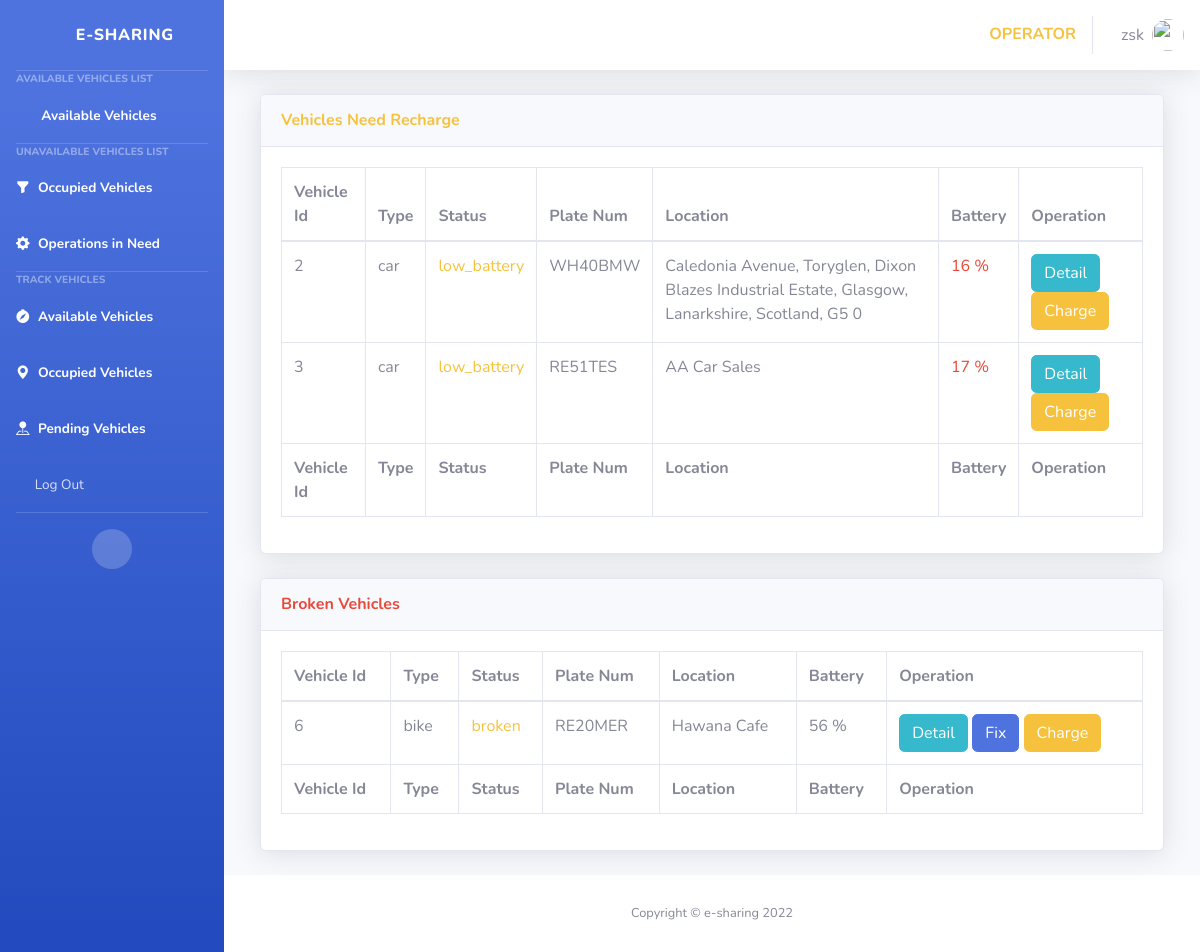
The app's page /operators/vehicles_deal/ (signed in) with its own data.
### e_portal/models.py (models this page shows)
class Vehicles(models.Model):
    name = models.CharField(max_length=128)
    type = models.CharField(max_length=8)
    cover = models.ImageField(upload_to='resources/img/covers', blank=True)
    color = models.CharField(max_length=8)
    plateNum = models.CharField(max_length=7)
    batteryPercentage = models.IntegerField(default=100)
    lastChargedTime = models.DateTimeField(auto_now=True)
    status = models.CharField(max_length=32, default='available')
    totalRentalHours = models.FloatField(default=0)
    locName = models.CharField(max_length=128)
    latitude = models.FloatField(default=0)
    longitude = models.FloatField(default=0)
    price = models.FloatField(default=0)
    description = models.TextField(blank=True, null=True)

### e_portal/views/operator.py (the view)
# urls.py: path("operators/vehicles_deal/", operator.getDealVehicles, name='vehicles_deal'),
def getDealVehicles(request):
    if request.method == "GET":
        data_low_battery = models.Vehicles.objects.filter(status="low_battery").all()
        data_broken = models.Vehicles.objects.filter(status="broken").all()
        return render(request, "operator/vehicles_deal.html", {"vehicles_low_battery": data_low_battery, "vehicles_broken": data_broken})

### templates/operator/vehicles_deal.html (shortened to what this page needs)
{% extends 'base_operator.html' %}
{% block content %}
<div class="container-fluid">
    <div class="card shadow mb-4">
        <div class="card-header py-3">
            <h6 class="m-0 font-weight-bold text-warning">Vehicles Need Recharge</h6>
        </div>
    {% if vehicles_low_battery %}
        <div class="card-body">
            <div class="table-responsive">
                <table class="table table-bordered" id="dataTable">
                    <thead>
                        <tr>
                            <th>Vehicle Id</th>
                            <th>Type</th>
                            <th>Status</th>
                            <th>Plate Num</th>
                            <th>Location</th>
                            <th>Battery</th>
                            <th>Operation</th>
                        </tr>
                    </thead>
                    <tfoot>
                        <tr>
                            <th>Vehicle Id</th>
                            <th>Type</th>
                            <th>Status</th>
                            <th>Plate Num</th>
                            <th>Location</th>
                            <th>Battery</th>
                            <th>Operation</th>
                        </tr>
                    </tfoot>
                    <tbody>
                    {% for vehicles in vehicles_low_battery %}
                        <tr>
                            <td>{{ vehicles.id }}</td>
                            <td>{{ vehicles.type }}</td>
                            <td class="text-warning">{{ vehicles.status }}</td>
                            <td>{{ vehicles.plateNum }}</td>
                            <td>{{ vehicles.locName }}</td>
                            <td class="text-danger">{{ vehicles.batteryPercentage }} %</td>
                            <td><a class="btn btn-info" href="{% url 'e_portal:operator_vehicle_detail' vehicles.id %}">Detail</a>
                                <button method="post" class="btn btn-warning" data-toggle="modal" data-target="#charge{{ vehicles.id }}">Charge</button>
                            </td>
                        </tr>
                    {% endfor %}
                    </tbody>
                </table>
            </div>
        </div>
    {% endif %}
    </div>
    <div class="card shadow mb-4">
        <div class="card-header py-3">
            <h6 class="m-0 font-weight-bold text-danger">Broken Vehicles</h6>
        </div>
    {% if vehicles_broken %}
        <div class="card-body">
            <div class="table-responsive">
                <table class="table table-bordered" id="dataTable2">
                    <thead>
                        <tr>
                            <th>Vehicle Id</th>
                            <th>Type</th>
                            <th>Status</th>
                            <th>Plate Num</th>
                            <th>Location</th>
                            <th>Battery</th>
                            <th>Operation</th>
                        </tr>
                    </thead>
                    <tfoot>
                        <tr>
                            <th>Vehicle Id</th>
                            <th>Type</th>
                            <th>Status</th>
                            <th>Plate Num</th>
                            <th>Location</th>
                            <th>Battery</th>
                            <th>Operation</th>
                        </tr>
                    </tfoot>
                    <tbody>
                    {% for vehicles in vehicles_broken %}
                        <tr>
                            <td>{{ vehicles.id }}</td>
                            <td>{{ vehicles.type }}</td>
                            <td class="text-warning">{{ vehicles.status }}</td>
                            <td>{{ vehicles.plateNum }}</td>
                            <td>{{ vehicles.locName }}</td>
                            <td>{{ vehicles.batteryPercentage }} %</td>
                            <td><a class="btn btn-info" href="{% url 'e_portal:operator_vehicle_detail' vehicles.id %}">Detail</a>
                                <button method="post" class="btn btn-primary" data-toggle="modal" data-target="#repair{{ vehicles.id }}">Fix</button>
                                <button method="post" class="btn btn-warning" data-toggle="modal" data-target="#charge_two{{ vehicles.id }}">Charge</button>
                            </td>
                        </tr>
                    {% endfor %}
                    </tbody>
                </table>
            </div>
        </div>
    {% endif %}
    </div>
</div>
{% endblock %}

### records on screen
Vehicles: id "2", type "car", status "low_battery", plateNum "WH40BMW", locName "Caledonia Avenue, Toryglen, Dixon Blazes Industrial Estate, Glasgow, Lanarkshire, Scotland, G5 0", batteryPercentage "16"
Vehicles: id "3", type "car", status "low_battery", plateNum "RE51TES", locName "AA Car Sales", batteryPercentage "17"
Vehicles: id "6", type "bike", status "broken", plateNum "RE20MER", locName "Hawana Cafe", batteryPercentage "56"

### other values on screen
{{ request.session.username }} "zsk"
